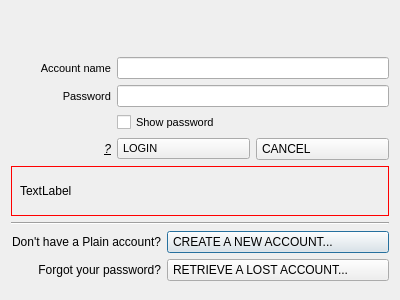
<?xml version="1.0" encoding="UTF-8"?>
<ui version="4.0">
 <class>DBLogin</class>
 <widget class="QDialog" name="DBLogin">
  <property name="geometry">
   <rect>
    <x>0</x>
    <y>0</y>
    <width>400</width>
    <height>300</height>
   </rect>
  </property>
  <property name="font">
   <font>
    <family>Arial</family>
   </font>
  </property>
  <property name="windowTitle">
   <string>Dialog</string>
  </property>
  <property name="styleSheet">
   <string notr="true">QPushButton 
{
text-align: left;
padding: 3px;
padding-left: 5px;
}</string>
  </property>
  <layout class="QGridLayout" name="gridLayout">
   <item row="10" column="0" colspan="3">
    <layout class="QGridLayout" name="gridLayout_2">
     <item row="0" column="1">
      <widget class="QPushButton" name="pushButton_createNew">
       <property name="font">
        <font>
         <family>Arial</family>
        </font>
       </property>
       <property name="text">
        <string>CREATE A NEW ACCOUNT...</string>
       </property>
      </widget>
     </item>
     <item row="0" column="0">
      <widget class="QLabel" name="label_noAccount">
       <property name="maximumSize">
        <size>
         <width>150</width>
         <height>16777215</height>
        </size>
       </property>
       <property name="font">
        <font>
         <family>Arial</family>
        </font>
       </property>
       <property name="text">
        <string>Don't have a Plain account?</string>
       </property>
       <property name="alignment">
        <set>Qt::AlignRight|Qt::AlignTrailing|Qt::AlignVCenter</set>
       </property>
      </widget>
     </item>
     <item row="1" column="1">
      <widget class="QPushButton" name="pushButton_retrieve">
       <property name="font">
        <font>
         <family>Arial</family>
        </font>
       </property>
       <property name="text">
        <string>RETRIEVE A LOST ACCOUNT...</string>
       </property>
      </widget>
     </item>
     <item row="1" column="0">
      <widget class="QLabel" name="label_retrieve">
       <property name="font">
        <font>
         <family>Arial</family>
        </font>
       </property>
       <property name="text">
        <string>Forgot your password?</string>
       </property>
       <property name="alignment">
        <set>Qt::AlignRight|Qt::AlignTrailing|Qt::AlignVCenter</set>
       </property>
      </widget>
     </item>
    </layout>
   </item>
   <item row="6" column="1">
    <widget class="QPushButton" name="pushButton_login">
     <property name="font">
      <font>
       <family>Arial</family>
       <pointsize>8</pointsize>
       <weight>50</weight>
       <italic>false</italic>
       <bold>false</bold>
       <underline>false</underline>
       <strikeout>false</strikeout>
       <stylestrategy>PreferDefault</stylestrategy>
       <kerning>true</kerning>
      </font>
     </property>
     <property name="layoutDirection">
      <enum>Qt::LeftToRight</enum>
     </property>
     <property name="text">
      <string>LOGIN</string>
     </property>
    </widget>
   </item>
   <item row="5" column="1" colspan="2">
    <widget class="QCheckBox" name="checkBox_showPassword">
     <property name="font">
      <font>
       <family>Arial</family>
       <pointsize>8</pointsize>
      </font>
     </property>
     <property name="focusPolicy">
      <enum>Qt::ClickFocus</enum>
     </property>
     <property name="text">
      <string>Show password</string>
     </property>
    </widget>
   </item>
   <item row="4" column="1" colspan="2">
    <widget class="QLineEdit" name="lineEdit_password">
     <property name="minimumSize">
      <size>
       <width>0</width>
       <height>0</height>
      </size>
     </property>
     <property name="font">
      <font>
       <family>Arial</family>
       <pointsize>8</pointsize>
      </font>
     </property>
     <property name="text">
      <string/>
     </property>
     <property name="maxLength">
      <number>16</number>
     </property>
     <property name="echoMode">
      <enum>QLineEdit::Password</enum>
     </property>
    </widget>
   </item>
   <item row="2" column="0">
    <widget class="QLabel" name="label_login">
     <property name="maximumSize">
      <size>
       <width>100</width>
       <height>16777215</height>
      </size>
     </property>
     <property name="font">
      <font>
       <family>Arial</family>
       <pointsize>8</pointsize>
      </font>
     </property>
     <property name="text">
      <string>Account name</string>
     </property>
     <property name="alignment">
      <set>Qt::AlignRight|Qt::AlignTrailing|Qt::AlignVCenter</set>
     </property>
    </widget>
   </item>
   <item row="0" column="0" colspan="3">
    <widget class="QLabel" name="label_logo">
     <property name="minimumSize">
      <size>
       <width>0</width>
       <height>0</height>
      </size>
     </property>
     <property name="maximumSize">
      <size>
       <width>16777215</width>
       <height>40</height>
      </size>
     </property>
     <property name="frameShape">
      <enum>QFrame::NoFrame</enum>
     </property>
     <property name="text">
      <string/>
     </property>
    </widget>
   </item>
   <item row="2" column="1" colspan="2">
    <widget class="QLineEdit" name="lineEdit_login">
     <property name="minimumSize">
      <size>
       <width>0</width>
       <height>0</height>
      </size>
     </property>
     <property name="font">
      <font>
       <family>Arial</family>
       <pointsize>8</pointsize>
      </font>
     </property>
     <property name="text">
      <string/>
     </property>
     <property name="maxLength">
      <number>16</number>
     </property>
    </widget>
   </item>
   <item row="4" column="0">
    <widget class="QLabel" name="label_password">
     <property name="maximumSize">
      <size>
       <width>100</width>
       <height>16777215</height>
      </size>
     </property>
     <property name="font">
      <font>
       <family>Arial</family>
       <pointsize>8</pointsize>
      </font>
     </property>
     <property name="text">
      <string>Password</string>
     </property>
     <property name="alignment">
      <set>Qt::AlignRight|Qt::AlignTrailing|Qt::AlignVCenter</set>
     </property>
    </widget>
   </item>
   <item row="6" column="2">
    <widget class="QPushButton" name="pushButton_cancel">
     <property name="font">
      <font>
       <family>Arial</family>
      </font>
     </property>
     <property name="text">
      <string>CANCEL</string>
     </property>
    </widget>
   </item>
   <item row="8" column="0" colspan="3">
    <widget class="Line" name="line">
     <property name="orientation">
      <enum>Qt::Horizontal</enum>
     </property>
    </widget>
   </item>
   <item row="6" column="0">
    <widget class="QLabel" name="label_hint">
     <property name="font">
      <font>
       <family>Arial</family>
       <italic>true</italic>
       <underline>true</underline>
      </font>
     </property>
     <property name="text">
      <string>?</string>
     </property>
     <property name="alignment">
      <set>Qt::AlignRight|Qt::AlignTrailing|Qt::AlignVCenter</set>
     </property>
    </widget>
   </item>
   <item row="7" column="0" colspan="3">
    <widget class="QLabel" name="label_error">
     <property name="maximumSize">
      <size>
       <width>16777215</width>
       <height>50</height>
      </size>
     </property>
     <property name="font">
      <font>
       <family>Arial</family>
      </font>
     </property>
     <property name="styleSheet">
      <string notr="true">border:1px solid red;
padding: 5px;</string>
     </property>
     <property name="frameShape">
      <enum>QFrame::NoFrame</enum>
     </property>
     <property name="frameShadow">
      <enum>QFrame::Plain</enum>
     </property>
     <property name="text">
      <string>TextLabel</string>
     </property>
     <property name="wordWrap">
      <bool>true</bool>
     </property>
    </widget>
   </item>
  </layout>
 </widget>
 <tabstops>
  <tabstop>lineEdit_login</tabstop>
  <tabstop>lineEdit_password</tabstop>
  <tabstop>checkBox_showPassword</tabstop>
  <tabstop>pushButton_login</tabstop>
  <tabstop>pushButton_cancel</tabstop>
  <tabstop>pushButton_createNew</tabstop>
  <tabstop>pushButton_retrieve</tabstop>
 </tabstops>
 <resources/>
 <connections/>
</ui>
